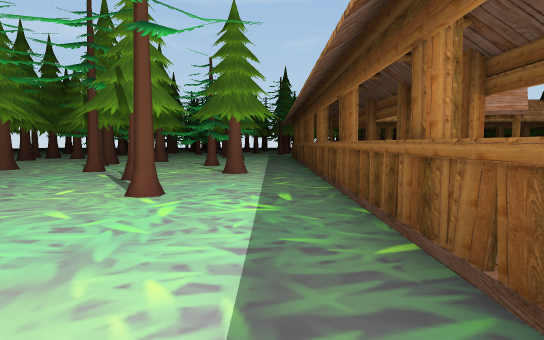
view 1 (above)

14 first-person views from a walk through a 3-D level made in the Unity game engine. The camera is 1.3 m above the floor, tilts 4° down and sees 70° across. The floor is counted in squares, 2 m on a side. Each view is taken from the middle of a square. On the plan, view 1 faces up. The plan holds only what a view shows up to about 11 squares ahead; the rest is blank. The place goes on beyond the plan. The player is left out. Door leaves are left out, so doorways stand open. Some surface patterns are stand-ins.

view 2
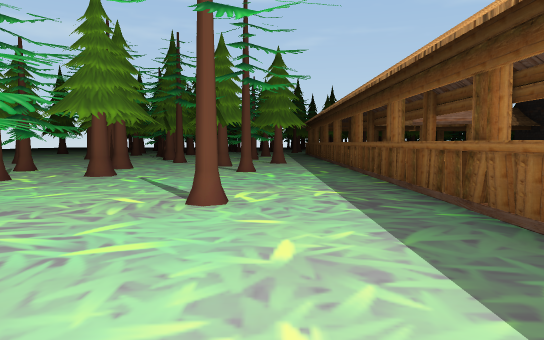

view 3
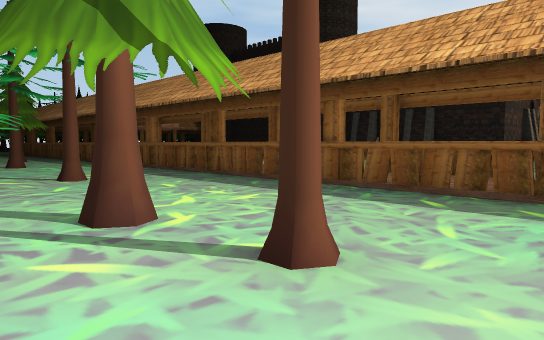

view 4
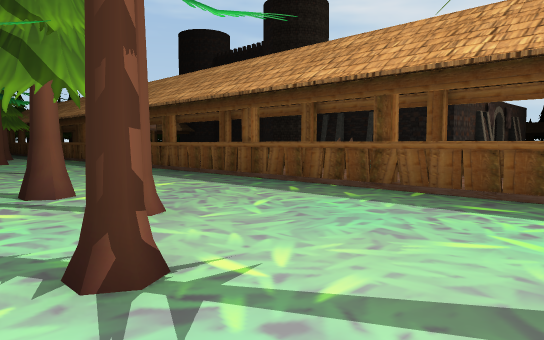

view 5
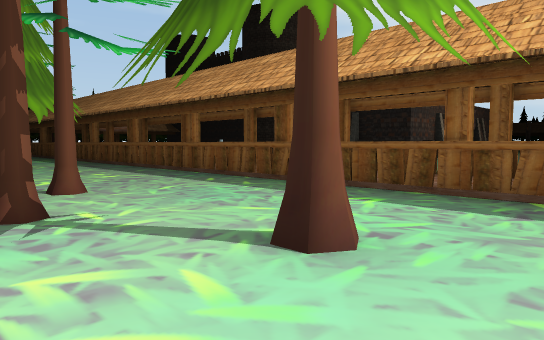

view 6
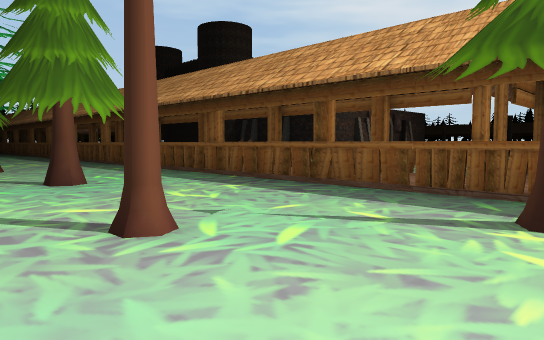

view 7
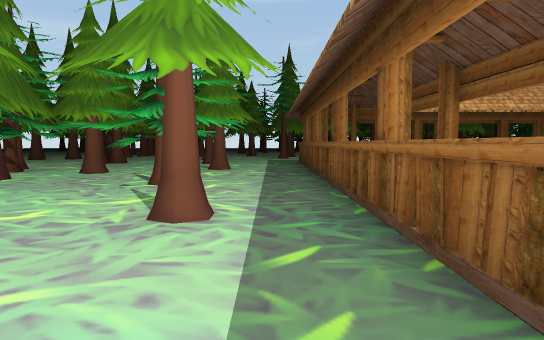

view 8
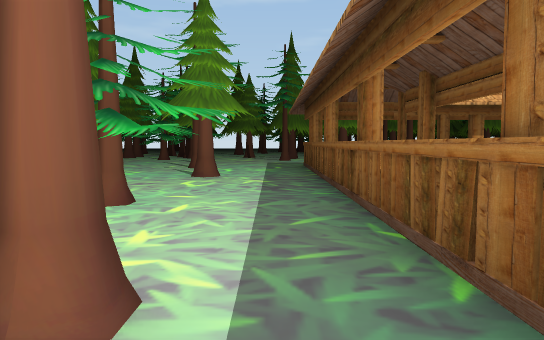

view 9
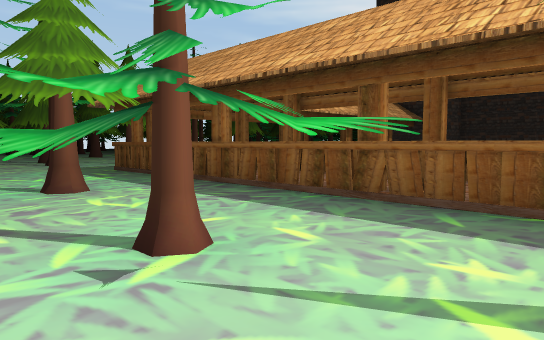

view 10
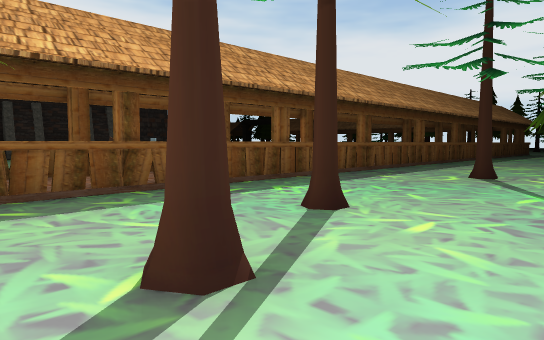

view 11
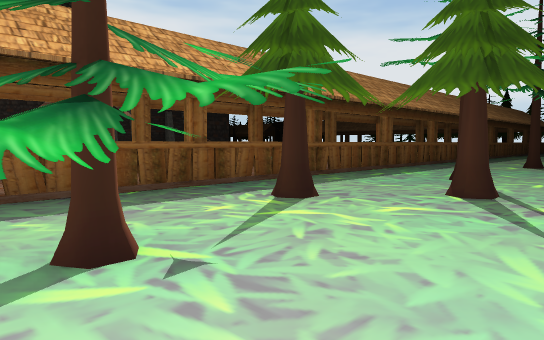

view 12
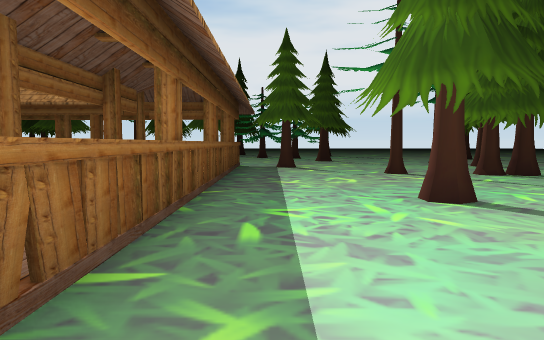

view 13
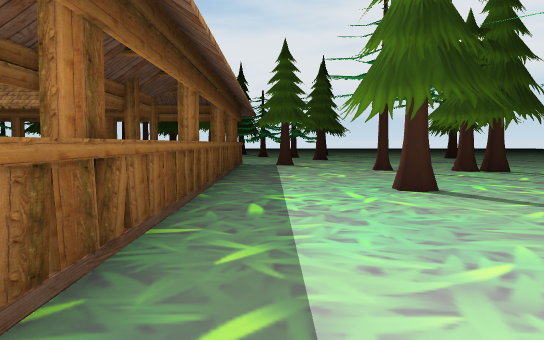

view 14
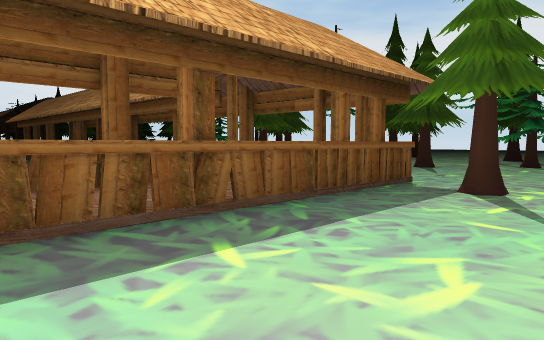

### Floor plan
Key: @ floor where view 1 was taken; # wall or solid block; . floor; = window, fence, low wall or low ledge; O other object.
Columns run from 4 left of view 1 to 5 right of it. Each row starts with its distance up from view 1.
 16  ....# ###
 15 ...O.# #
 14 .....# #
 13 #....# #
 12 .OOO.# #
 11 OOOO.# #
 10 ...O.# #
  9 O....# #OO
  8 ...O.# # O
  7 ..O..# #
  6 O....# #
  5 O.=..# #
  4 O....# #
  3 .....# #
  2 .....# #
  1 .....# #
  0 O.O.@# #
 -1 O....#
 -2 OO...#
 -3    ..# #
 -4  #...# #
 -5 .##..# #
 -6 ..O..# #
 -7 .O...# #
 -8 .....# #
 -9 . # .# #
-10 . ...# #
-11 .. ..# #
-12  ....# #
-13 OO...# #
-14 .....# ###
-15 ....O#
-16 .....#

Positions as (right, up) in squares from view 1, and headings:
1: (0, 0), facing up
2: (-1, -4), facing up
3: (-4, -7), facing up-right
4: (-4, -9), facing up-right
5: (-4, -11), facing up-right
6: (-4, -16), facing up-right
7: (0, 5), facing up
8: (0, 7), facing up
9: (-3, 9), facing up-right
10: (-4, 8), facing down-right
11: (-4, 12), facing down-right
12: (0, -5), facing down
13: (0, -4), facing down
14: (-2, -10), facing down-right
